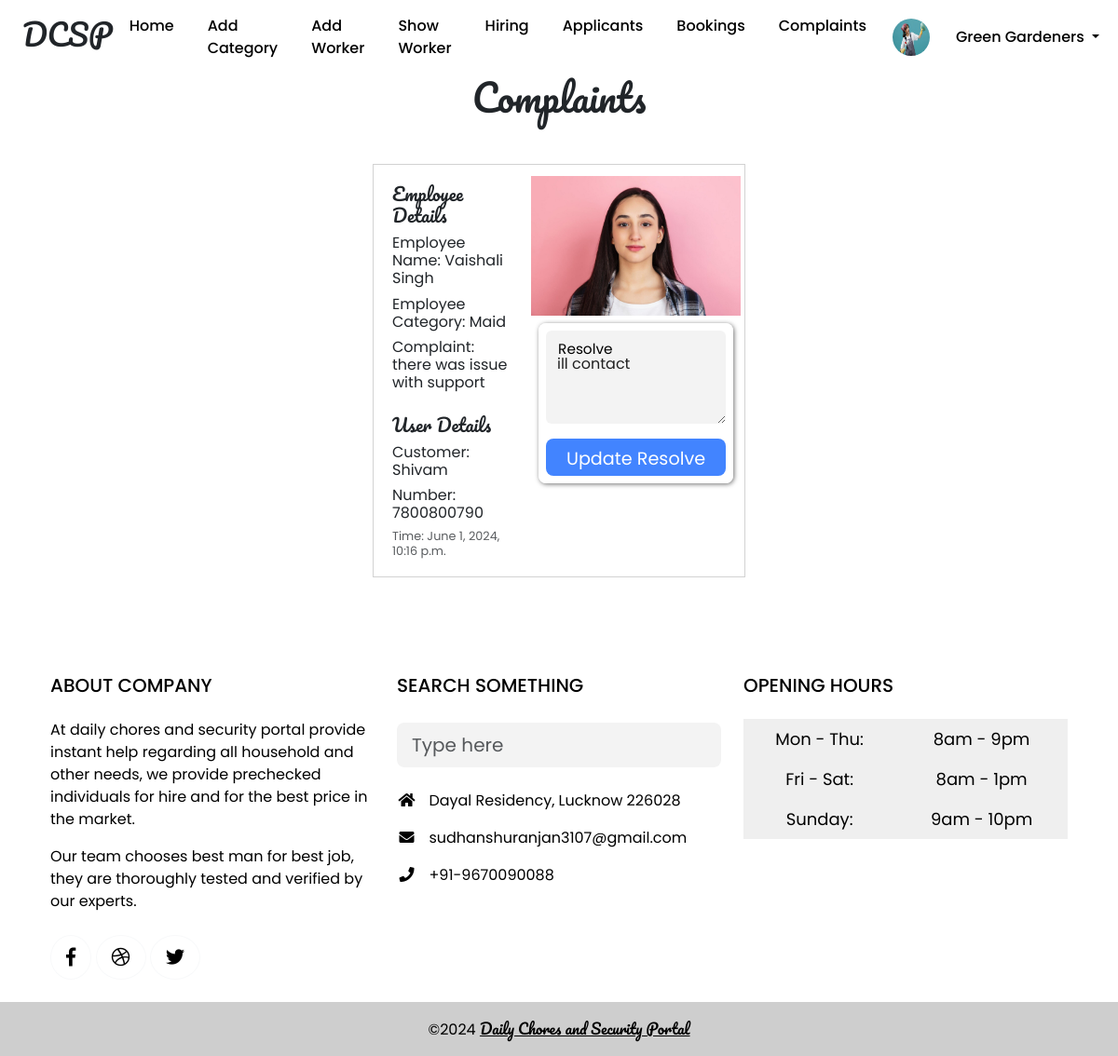
The app's page /show_complaints/ (signed in), older data.
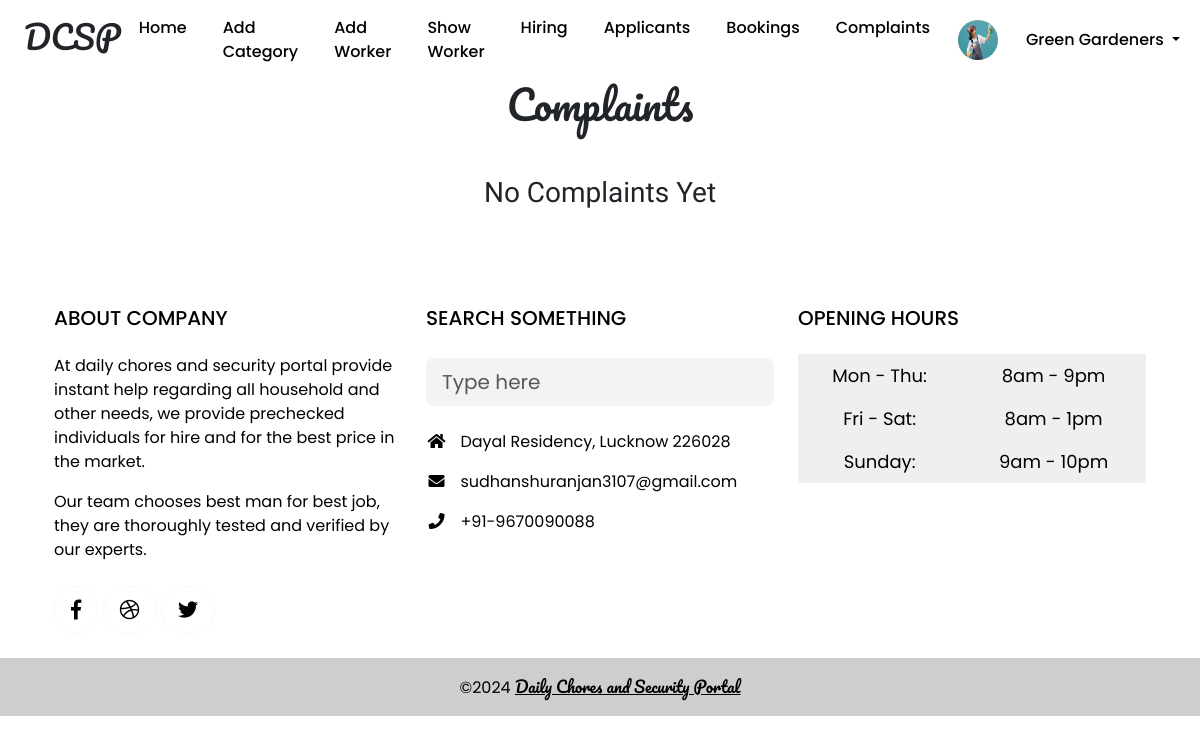
The same page, newer data.
### dcs_app/models.py (models this page shows, shortened)
class Complaint(models.Model):
    booking = models.ForeignKey(Employee_Booking, on_delete=models.DO_NOTHING)
    complaint = models.TextField()
    resolve = models.TextField(null=True)
    complaint_date = models.DateTimeField(default=timezone.now)
    resolve_date = models.DateTimeField(default=timezone.now)
    updated = models.DateTimeField(auto_now=True)
    created = models.DateTimeField(auto_now_add=True)
    class Meta:
        ordering = ['-updated', '-created']

class Employee_Booking(models.Model):
    STATUS_CHOICES = (
        ('Confirmed', 'Confirmed'),
        ('Pending', 'Pending'),
    )
    user = models.ForeignKey(User_Reg, on_delete=models.DO_NOTHING)
    employee = models.ForeignKey(Employee_Reg, on_delete=models.DO_NOTHING)
    status = models.CharField(max_length=50, choices=STATUS_CHOICES, default="Pending")
    duration = models.CharField(max_length=10)
    payment = models.FileField(max_length=100, upload_to='Dailychores_Security/Payment_Screenshots/')
    visibility = models.BooleanField(default=True)
    response = models.TextField(null=True)
    updated = models.DateTimeField(auto_now=True)
    created = models.DateTimeField(auto_now_add=True)
    class Meta:
        ordering = ['-updated', '-created']

class Employee_Reg(models.Model):
    emp_reg = models.ForeignKey(Employee_Category, on_delete=models.DO_NOTHING)
    emp_id = models.CharField(max_length=50)
    emp_pic = models.FileField(max_length=100, upload_to='Dailychores_Security/Employees/', default="")
    emp_name = models.CharField(max_length=50)
    emp_phone = models.CharField(max_length=13,primary_key=True)
    emp_status = models.CharField(max_length=13, default="Available")
    emp_city = models.CharField(max_length=50)
    emp_addr = models.TextField()
    time = models.TimeField(default=timezone.now)
    date = models.DateField(default=timezone.now)

class Employee_Category(models.Model):
    comp_reg = models.ForeignKey(Comp_Reg, on_delete=models.DO_NOTHING)
    emp_category = models.CharField(max_length=50)
    emp_category_pic = models.FileField(max_length=100, upload_to='Dailychores_Security/Employee_categories/', default="")
    category_charge = models.IntegerField(default=50000)
    emp_description = models.CharField(max_length=100)

class User_Reg(models.Model):
    usertype = models.CharField(max_length=20, default='user')
    u_name = models.CharField(max_length=50)
    u_pic = models.FileField(max_length=100, upload_to='Dailychores_Security/Users/', default="")
    u_email = models.EmailField(max_length=50)
    u_phone = models.CharField(max_length=13, primary_key=True)
    u_pass = models.CharField(max_length=32)
    u_city = models.CharField(max_length=50)
    u_addr = models.TextField()
    time = models.TimeField(default=timezone.now)
    date = models.DateField(default=timezone.now)

### dcs_app/company_views.py (the view)
# urls.py: path("show_complaints/",company_views.show_complaints,name="show_complaints"),
def show_complaints(request):
    company_id = request.session.get("session_key")
    company = None
    if company_id:
        try:
            company = Comp_Reg.objects.get(c_id=company_id)
        except Comp_Reg.DoesNotExist:
            return redirect('company_login')
    else:
        return redirect('company_login')
    complaints = Complaint.objects.filter(booking__employee__emp_reg__comp_reg=company)
    if request.method == 'POST':
        complaint_id = request.POST.get('complaint_id')
        complaint_obj = Complaint.objects.get(booking=complaint_id)
        resolve = request.POST['resolve']
        complaint_obj.resolve = resolve
        complaint_obj.save()
    return render(request, 'dcs_app/companies/show_complaints.html', {'complaints': complaints, 'user':company})

### dcs_app/templates/dcs_app/companies/show_complaints.html (shortened to what this page needs)
{% extends 'dcs_app/companies/main.html' %}
{% block content %}
{%load static%}
<h1 class="pacifico text-center">Complaints</h1>
{%if complaints%}
<div class="dc">
    {% for complaint in complaints %}
    <div class="card bgcol m-2 p-1" style="width: 400px;">
        <div style="display: flex; justify-content: space-evenly;">
        <div class="card-body">
            <h2 class="card-title pacifico">Employee Details</h2>
            <h3 class="card-text">Employee Name: {{ complaint.booking.employee.emp_name}}</h3>
            <h3 class="card-text">Employee Category: {{ complaint.booking.employee.emp_reg.emp_category}}</h3>
            <h3 class="card-text mb-4">Complaint: {{ complaint.complaint }}</h3>
            <h2 class="card-title pacifico">User Details</h2>
            <h3 class="card-title">Customer: {{ complaint.booking.user.u_name}}</h3>
            <h3 class="card-title">Number: {{ complaint.booking.user.u_phone}}</h3>
            <h4 class="card-text text-muted">Time: {{ complaint.created }}</h4>
        </div>
        <div>
            {% if complaint.booking.employee.emp_pic %}
            <img src="{{ complaint.booking.employee.emp_pic.url }}" alt="{{ complaint.booking.employee.emp_name }} Pic"
                height="150px" class="d-block mx-auto mt-2">
            {% else %}
            <img src="{%static 'dcs_app/images/ac.png'%}" alt="Emp Pic" height="150px">
            {%endif%}
            {% if complaint.booking.visibility == True %}
            <div class="frm" style="padding: 1vh; margin: 1vh;">
                <form action="/show_complaints/" method="post">
                    <div class="form-floating mb-3">
                        <textarea class="form-control" name="resolve" placeholder="" id="floatingTextarea2"
                            style="height: 100px" required>{{ complaint.resolve }}</textarea>
                        <label for="floatingTextarea2" style="color: black;">Resolve</label>
                    </div>
                    <button type="submit" class="btnz d-block mx-auto w-100 mt-3 p-2" style="height: 5vh;">Update
                        Resolve</button>
                </form>
            </div>
            {%else%}
            <div class="card-body">
                <h3 class="card-title">Resolve: {{ complaint.resolve}}</h3>
                <h4 class="card-text text-muted">Time: {{ complaint.updated }}</h4>
            </div>
            {%endif%}
        </div>
    </div>
    </div>
    {% endfor %}
</div>
{%else%}
<h3 class="oswald text-center my-5">No Complaints Yet</h3>
{%endif%}
{% endblock %}

Row changes from the older to the newer data that the page shows:
removed Complaint: booking.employee.emp_name "Vaishali Singh", booking.employee.emp_reg.emp_category "Maid", complaint "there was issue with support", booking.user.u_name "Shivam", booking.user.u_phone "7800800790", created "June 1, 2024, 10:16 p.m.", booking.employee.emp_pic (picture), resolve "ill contact"
Text that changed along with them:
text now shown: "No Complaints Yet"
